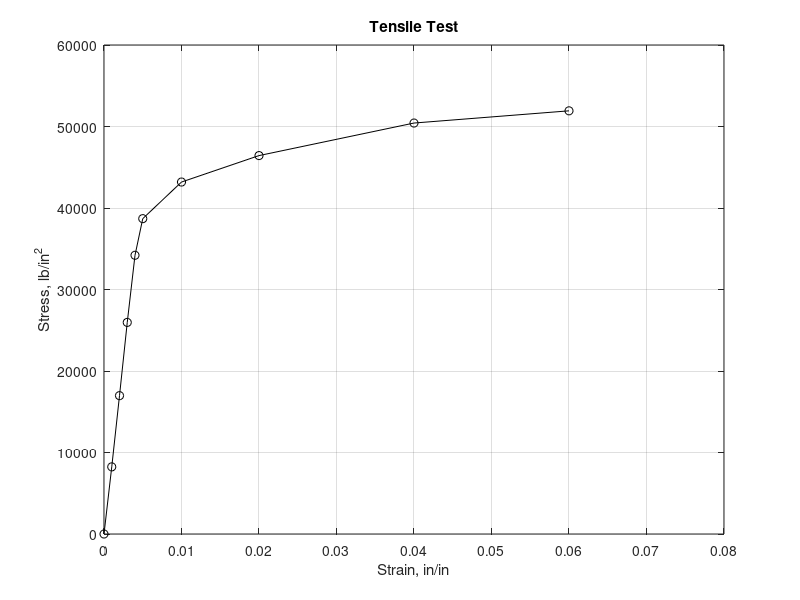

Here is the MATLAB script that generated this plot:
%%
% Problem 1a
Time = 0:1:180;
InitialTemperature = 800;
OilTemperature = 40;
TimeConstant = 50;
CoolingTemperature = (InitialTemperature-OilTemperature).*exp(-Time./TimeConstant)+OilTemperature;
plot(Time, CoolingTemperature, 'b-', 'LineWidth', 2)
title('Quenching')
xlabel('Time, seconds')
ylabel('Temperature, degrees Celcius')
grid on
%%
% Problem 1b
Time = 0:1:180;
InitialTemperature = 800;
OilTemperature = 40;
TimeConstant1 = 20;
TimeConstant2 = 50;
TimeConstant3 = 100;
CoolingTemperature1 = (InitialTemperature-OilTemperature).*exp(-Time./TimeConstant1)+OilTemperature;
CoolingTemperature2 = (InitialTemperature-OilTemperature).*exp(-Time./TimeConstant2)+OilTemperature;
CoolingTemperature3 = (InitialTemperature-OilTemperature).*exp(-Time./TimeConstant3)+OilTemperature;
plot(Time, CoolingTemperature2, 'b-', 'LineWidth', 2)
hold on
plot(Time, CoolingTemperature1, 'c:', 'LineWidth', 2)
plot(Time, CoolingTemperature3, 'm-', 'LineWidth', 2)
hold off
title('Quenching')
xlabel('Time, seconds')
ylabel('Temperature, degrees Celcius')
legend('\tau = 20', '\tau = 50', '\tau = 100')
grid on
%%
% Problem 2
AppliedForce = [0, 1650, 3400, 5200, 6850, 7750, 8650, 9300, 10100, 10400];
DeformedLength = [2.000, 2.002, 2.004, 2.006, 2.008, 2.010, 2.020, 2.040, 2.080, 2.120];
Diameter = 0.505;
OriginalLength = 2;
CrossSectionalArea = (pi*Diameter^2)/4;
Stress = AppliedForce./CrossSectionalArea;
Strain = (DeformedLength-OriginalLength)/OriginalLength;
plot(Strain, Stress, 'k-o')
title('Tensile Test')
xlabel('Strain, in/in')
ylabel('Stress, lb/in^2')
grid on
